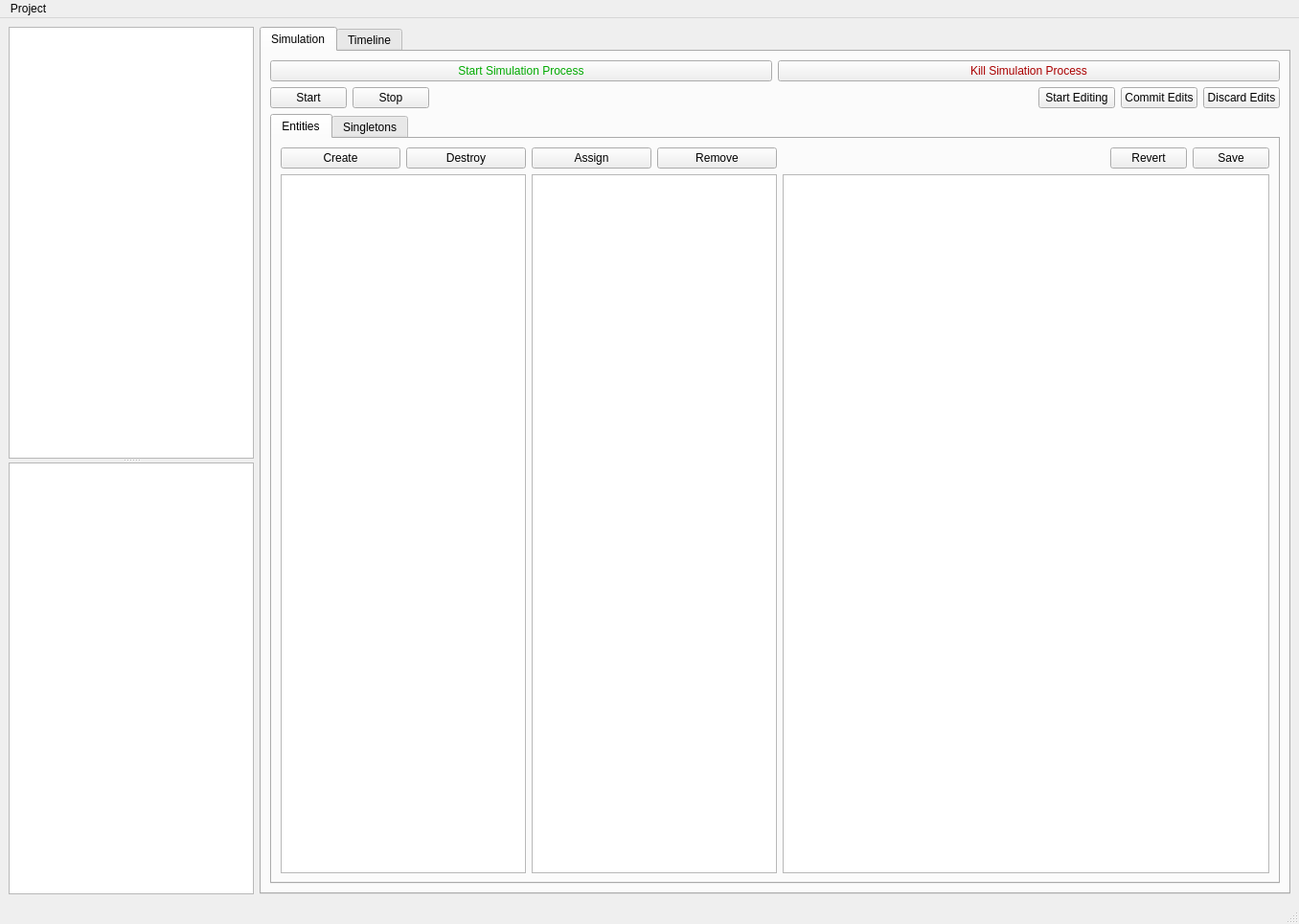
<?xml version="1.0" encoding="UTF-8"?>
<ui version="4.0">
 <class>MainWindow</class>
 <widget class="QMainWindow" name="MainWindow">
  <property name="geometry">
   <rect>
    <x>0</x>
    <y>0</y>
    <width>1356</width>
    <height>965</height>
   </rect>
  </property>
  <property name="windowTitle">
   <string>MainWindow</string>
  </property>
  <widget class="QWidget" name="centralwidget">
   <layout class="QHBoxLayout" name="horizontalLayout">
    <item>
     <widget class="QSplitter" name="splitter">
      <property name="orientation">
       <enum>Qt::Vertical</enum>
      </property>
      <widget class="QTreeWidget" name="timelineTree">
       <property name="headerHidden">
        <bool>true</bool>
       </property>
       <column>
        <property name="text">
         <string notr="true">1</string>
        </property>
       </column>
      </widget>
      <widget class="QListWidget" name="timelinePointList"/>
     </widget>
    </item>
    <item>
     <widget class="QTabWidget" name="tabWidget">
      <property name="currentIndex">
       <number>0</number>
      </property>
      <widget class="QWidget" name="simulationTab">
       <attribute name="title">
        <string>Simulation</string>
       </attribute>
       <layout class="QHBoxLayout" name="horizontalLayout_6" stretch="1">
        <item>
         <layout class="QVBoxLayout" name="verticalLayout_4">
          <item>
           <layout class="QHBoxLayout" name="horizontalLayout_2">
            <item>
             <widget class="QPushButton" name="startSimProcessButton">
              <property name="palette">
               <palette>
                <active>
                 <colorrole role="ButtonText">
                  <brush brushstyle="SolidPattern">
                   <color alpha="255">
                    <red>0</red>
                    <green>170</green>
                    <blue>0</blue>
                   </color>
                  </brush>
                 </colorrole>
                </active>
                <inactive>
                 <colorrole role="ButtonText">
                  <brush brushstyle="SolidPattern">
                   <color alpha="255">
                    <red>0</red>
                    <green>170</green>
                    <blue>0</blue>
                   </color>
                  </brush>
                 </colorrole>
                </inactive>
                <disabled>
                 <colorrole role="ButtonText">
                  <brush brushstyle="SolidPattern">
                   <color alpha="255">
                    <red>120</red>
                    <green>120</green>
                    <blue>120</blue>
                   </color>
                  </brush>
                 </colorrole>
                </disabled>
               </palette>
              </property>
              <property name="text">
               <string>Start Simulation Process</string>
              </property>
             </widget>
            </item>
            <item>
             <widget class="QPushButton" name="killSimProcessButton">
              <property name="palette">
               <palette>
                <active>
                 <colorrole role="ButtonText">
                  <brush brushstyle="SolidPattern">
                   <color alpha="255">
                    <red>170</red>
                    <green>0</green>
                    <blue>0</blue>
                   </color>
                  </brush>
                 </colorrole>
                </active>
                <inactive>
                 <colorrole role="ButtonText">
                  <brush brushstyle="SolidPattern">
                   <color alpha="255">
                    <red>170</red>
                    <green>0</green>
                    <blue>0</blue>
                   </color>
                  </brush>
                 </colorrole>
                </inactive>
                <disabled>
                 <colorrole role="ButtonText">
                  <brush brushstyle="SolidPattern">
                   <color alpha="255">
                    <red>120</red>
                    <green>120</green>
                    <blue>120</blue>
                   </color>
                  </brush>
                 </colorrole>
                </disabled>
               </palette>
              </property>
              <property name="text">
               <string>Kill Simulation Process</string>
              </property>
             </widget>
            </item>
           </layout>
          </item>
          <item>
           <layout class="QHBoxLayout" name="horizontalLayout_7">
            <item>
             <widget class="QPushButton" name="startSimButton">
              <property name="text">
               <string>Start</string>
              </property>
             </widget>
            </item>
            <item>
             <widget class="QPushButton" name="stopSimButton">
              <property name="text">
               <string>Stop</string>
              </property>
             </widget>
            </item>
            <item>
             <spacer name="horizontalSpacer">
              <property name="orientation">
               <enum>Qt::Horizontal</enum>
              </property>
              <property name="sizeHint" stdset="0">
               <size>
                <width>40</width>
                <height>20</height>
               </size>
              </property>
             </spacer>
            </item>
            <item>
             <widget class="QPushButton" name="startEditSimButton">
              <property name="text">
               <string>Start Editing</string>
              </property>
             </widget>
            </item>
            <item>
             <widget class="QPushButton" name="commitEditsSimButton">
              <property name="text">
               <string>Commit Edits</string>
              </property>
             </widget>
            </item>
            <item>
             <widget class="QPushButton" name="discardEditsSimButton">
              <property name="text">
               <string>Discard Edits</string>
              </property>
             </widget>
            </item>
           </layout>
          </item>
          <item>
           <widget class="QTabWidget" name="tabWidget_2">
            <property name="sizePolicy">
             <sizepolicy hsizetype="Expanding" vsizetype="Expanding">
              <horstretch>10</horstretch>
              <verstretch>0</verstretch>
             </sizepolicy>
            </property>
            <property name="currentIndex">
             <number>0</number>
            </property>
            <widget class="QWidget" name="entitiesTab">
             <attribute name="title">
              <string>Entities</string>
             </attribute>
             <layout class="QHBoxLayout" name="horizontalLayout_8" stretch="0,0,1">
              <item>
               <layout class="QVBoxLayout" name="entityLayout">
                <item>
                 <layout class="QHBoxLayout" name="horizontalLayout_9">
                  <item>
                   <widget class="QPushButton" name="createEntityButton">
                    <property name="text">
                     <string>Create</string>
                    </property>
                   </widget>
                  </item>
                  <item>
                   <widget class="QPushButton" name="destroyEntityButton">
                    <property name="text">
                     <string>Destroy</string>
                    </property>
                   </widget>
                  </item>
                 </layout>
                </item>
                <item>
                 <widget class="QListWidget" name="entityList">
                  <property name="sizePolicy">
                   <sizepolicy hsizetype="Expanding" vsizetype="Expanding">
                    <horstretch>1</horstretch>
                    <verstretch>0</verstretch>
                   </sizepolicy>
                  </property>
                 </widget>
                </item>
               </layout>
              </item>
              <item>
               <layout class="QVBoxLayout" name="entityComponentLayout">
                <item>
                 <layout class="QHBoxLayout" name="horizontalLayout_10">
                  <item>
                   <widget class="QPushButton" name="assignComponentButton">
                    <property name="text">
                     <string>Assign</string>
                    </property>
                   </widget>
                  </item>
                  <item>
                   <widget class="QPushButton" name="removeComponentButton">
                    <property name="text">
                     <string>Remove</string>
                    </property>
                   </widget>
                  </item>
                 </layout>
                </item>
                <item>
                 <widget class="QListWidget" name="entityComponentList">
                  <property name="sizePolicy">
                   <sizepolicy hsizetype="Expanding" vsizetype="Expanding">
                    <horstretch>1</horstretch>
                    <verstretch>0</verstretch>
                   </sizepolicy>
                  </property>
                 </widget>
                </item>
               </layout>
              </item>
              <item>
               <layout class="QVBoxLayout" name="verticalLayout_5">
                <item>
                 <layout class="QHBoxLayout" name="horizontalLayout_11">
                  <item>
                   <spacer name="horizontalSpacer_2">
                    <property name="orientation">
                     <enum>Qt::Horizontal</enum>
                    </property>
                    <property name="sizeHint" stdset="0">
                     <size>
                      <width>40</width>
                      <height>20</height>
                     </size>
                    </property>
                   </spacer>
                  </item>
                  <item>
                   <widget class="QPushButton" name="revertComStateButton">
                    <property name="text">
                     <string>Revert</string>
                    </property>
                   </widget>
                  </item>
                  <item>
                   <widget class="QPushButton" name="saveComStateButton">
                    <property name="text">
                     <string>Save</string>
                    </property>
                   </widget>
                  </item>
                 </layout>
                </item>
                <item>
                 <widget class="QPlainTextEdit" name="comStateTextEdit"/>
                </item>
               </layout>
              </item>
             </layout>
            </widget>
            <widget class="QWidget" name="singletonsTab">
             <attribute name="title">
              <string>Singletons</string>
             </attribute>
             <layout class="QHBoxLayout" name="horizontalLayout_12" stretch="0,1">
              <item>
               <widget class="QListWidget" name="singletonList"/>
              </item>
              <item>
               <layout class="QVBoxLayout" name="verticalLayout_2">
                <item>
                 <layout class="QHBoxLayout" name="horizontalLayout_5">
                  <item>
                   <spacer name="horizontalSpacer_3">
                    <property name="orientation">
                     <enum>Qt::Horizontal</enum>
                    </property>
                    <property name="sizeHint" stdset="0">
                     <size>
                      <width>40</width>
                      <height>20</height>
                     </size>
                    </property>
                   </spacer>
                  </item>
                  <item>
                   <widget class="QPushButton" name="revertSingletonStateButton">
                    <property name="text">
                     <string>Revert</string>
                    </property>
                   </widget>
                  </item>
                  <item>
                   <widget class="QPushButton" name="saveSingletonStateButton">
                    <property name="text">
                     <string>Save</string>
                    </property>
                   </widget>
                  </item>
                 </layout>
                </item>
                <item>
                 <widget class="QPlainTextEdit" name="singletonStateTextEdit"/>
                </item>
               </layout>
              </item>
             </layout>
            </widget>
           </widget>
          </item>
         </layout>
        </item>
       </layout>
      </widget>
      <widget class="QWidget" name="timelineTab">
       <attribute name="title">
        <string>Timeline</string>
       </attribute>
       <layout class="QVBoxLayout" name="verticalLayout">
        <item>
         <layout class="QHBoxLayout" name="horizontalLayout_4">
          <item>
           <widget class="QPushButton" name="createTimelineAtSelectionButton">
            <property name="text">
             <string>Create Timeline at Selection</string>
            </property>
           </widget>
          </item>
          <item>
           <widget class="QPushButton" name="deleteSelectedTimelineButton">
            <property name="palette">
             <palette>
              <active>
               <colorrole role="ButtonText">
                <brush brushstyle="SolidPattern">
                 <color alpha="255">
                  <red>170</red>
                  <green>0</green>
                  <blue>0</blue>
                 </color>
                </brush>
               </colorrole>
              </active>
              <inactive>
               <colorrole role="ButtonText">
                <brush brushstyle="SolidPattern">
                 <color alpha="255">
                  <red>170</red>
                  <green>0</green>
                  <blue>0</blue>
                 </color>
                </brush>
               </colorrole>
              </inactive>
              <disabled>
               <colorrole role="ButtonText">
                <brush brushstyle="SolidPattern">
                 <color alpha="255">
                  <red>120</red>
                  <green>120</green>
                  <blue>120</blue>
                 </color>
                </brush>
               </colorrole>
              </disabled>
             </palette>
            </property>
            <property name="text">
             <string>Delete Selected Timeline</string>
            </property>
           </widget>
          </item>
         </layout>
        </item>
        <item>
         <widget class="QLabel" name="label">
          <property name="sizePolicy">
           <sizepolicy hsizetype="Expanding" vsizetype="Preferred">
            <horstretch>0</horstretch>
            <verstretch>0</verstretch>
           </sizepolicy>
          </property>
          <property name="text">
           <string>Point State JSON</string>
          </property>
         </widget>
        </item>
        <item>
         <widget class="QPlainTextEdit" name="pointStateJsonTextEdit">
          <property name="readOnly">
           <bool>true</bool>
          </property>
         </widget>
        </item>
       </layout>
      </widget>
     </widget>
    </item>
   </layout>
  </widget>
  <widget class="QMenuBar" name="menubar">
   <property name="geometry">
    <rect>
     <x>0</x>
     <y>0</y>
     <width>1356</width>
     <height>21</height>
    </rect>
   </property>
   <widget class="QMenu" name="menuProject">
    <property name="title">
     <string>Project</string>
    </property>
    <addaction name="actionOpen_Project"/>
   </widget>
   <addaction name="menuProject"/>
  </widget>
  <widget class="QStatusBar" name="statusbar"/>
  <action name="actionOpen_Project">
   <property name="text">
    <string>Open Project</string>
   </property>
  </action>
 </widget>
 <resources/>
 <connections/>
</ui>
